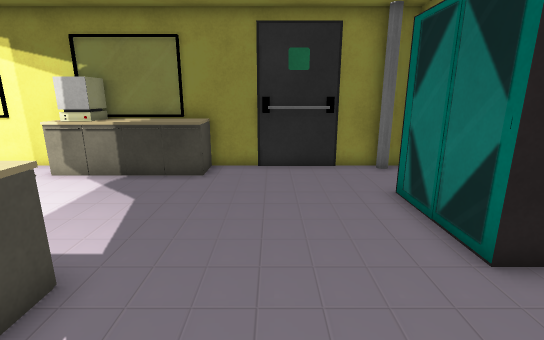
[1] (above)

16 first-person views from a walk through a 3-D level made in the Unity game engine. The camera is 1.4 m above the floor, tilts 14° down and sees 85° across. The floor is counted in squares, 0.5 m on a side. Each view is taken from the middle of a square. On the plan, view 1 faces up. The plan holds only what a view shows up to about 20 squares ahead; the rest is blank. The place goes on beyond the plan. The player is left out. Some surface patterns are stand-ins.

[2]
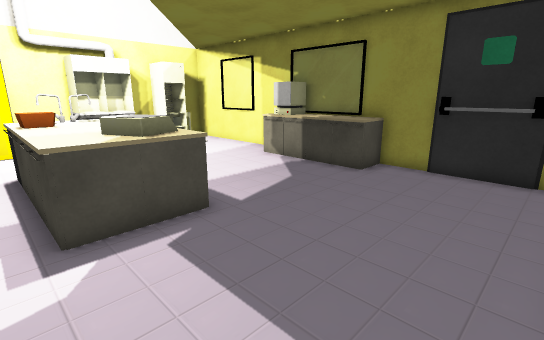

[3]
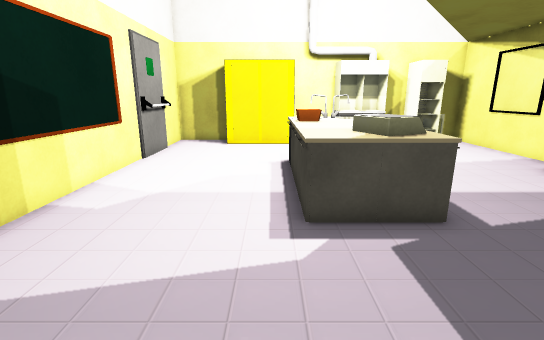

[4]
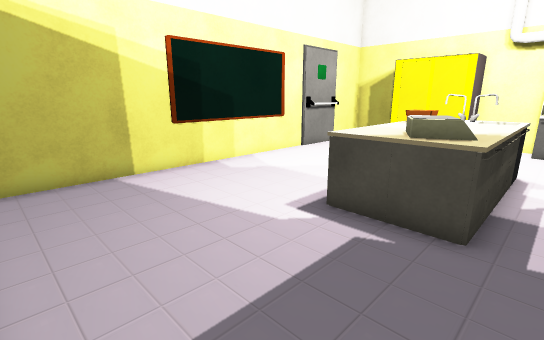

[5]
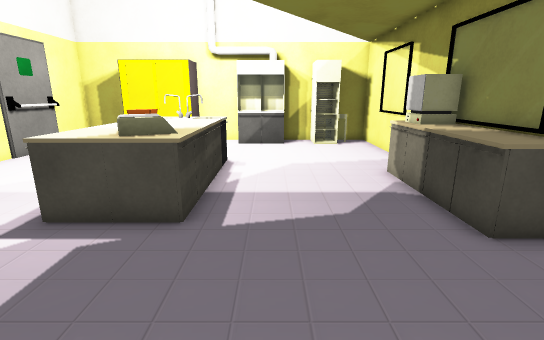

[6]
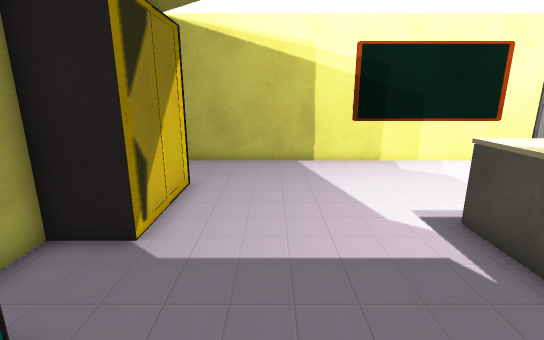

[7]
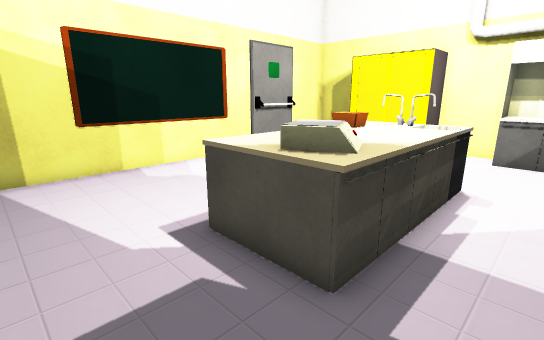

[8]
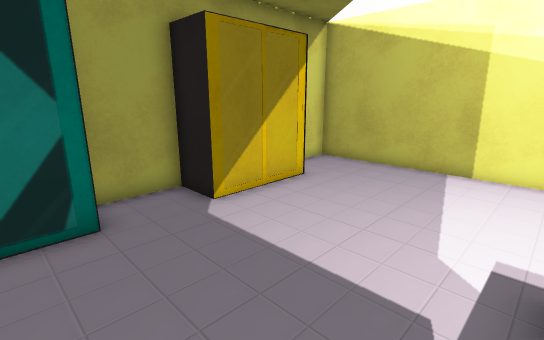

[9]
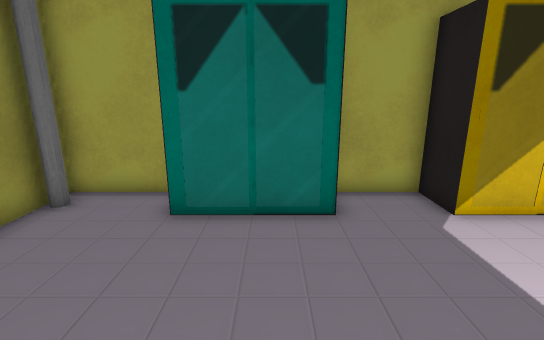

[10]
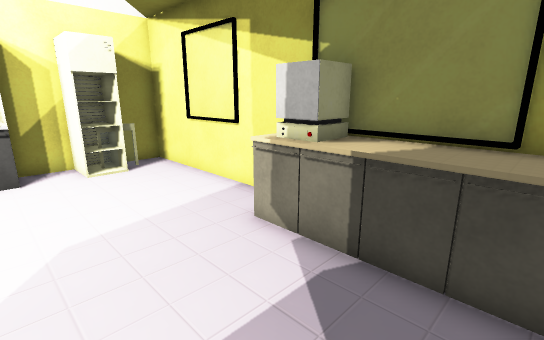

[11]
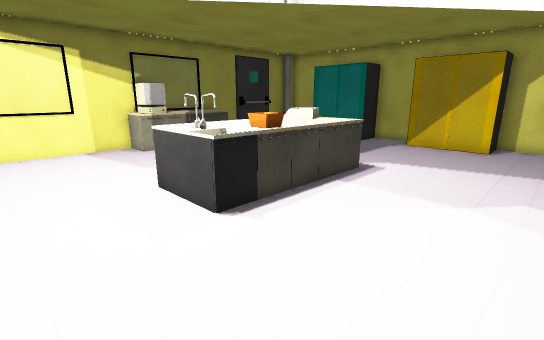

[12]
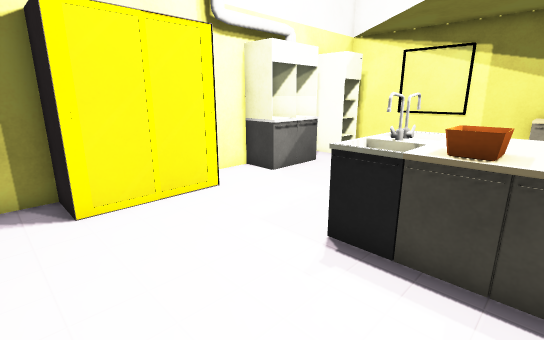

[13]
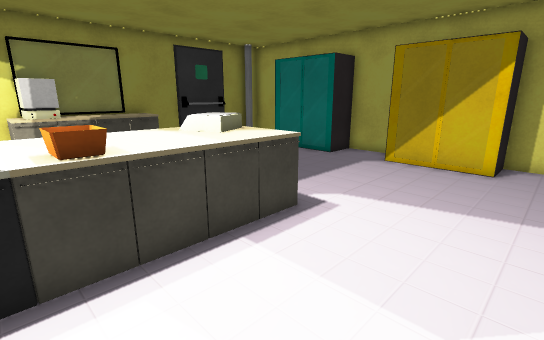

[14]
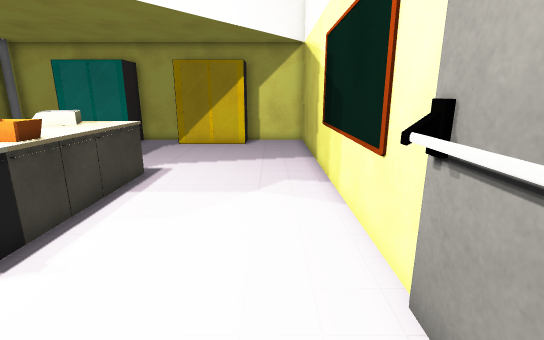

[15]
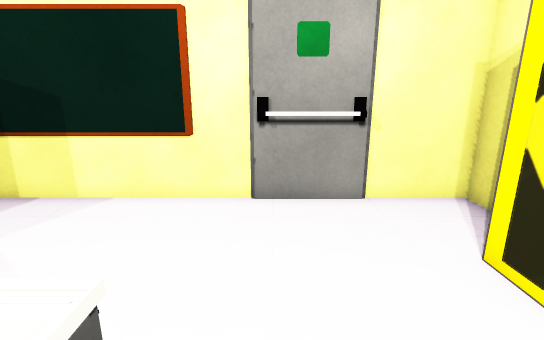

[16]
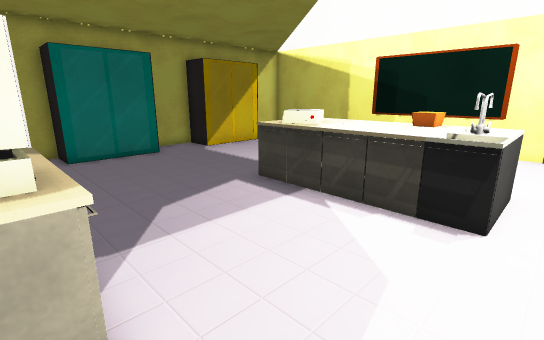

### Floor plan
Points are (right, up) in squares from view 1. A wall is a line through its corners. A room is listed if a view was taken in it or the views show most of it. See-through windows are left out.
Room 1 (views 1, 2, 3, 4, 5, 6, 7, 8, 9, 10, 11, 12, 13, 14, 15, 16)
walls: (-6.6, -6) (5.5, -6) (5.5, -2.4); (-5.4, 12) (-10.6, 12); (-16.5, 4) (-16.5, 1.2); (-11.6, 12) (-16.5, 12) (-16.5, 10.2); (-13.4, -5.5) (-10.7, -5.5); (5.5, 1.5) (5.5, 4.5); (-16.5, -2.6) (-16.5, -6) (-8.4, -6); (-16.5, 8.6) (-16.5, 6.8); (2.4, 11.5) (-0.2, 11.5); (5.5, 8.4) (5.5, 12) (-3.5, 12)
objects: other object (-16, -3) to (-15, 1); other object (-16, 4) to (-15, 7); other object (-16, 9) to (-15, 10); other object (-10, 1) to (-9, 2); other object (-10, 3) to (-9, 4); other object (-8, 1) to (-8, 2); other object (-8, 3) to (-5, 4); other object (-8, 10) to (-2, 11); other object (-8, 11) to (-6, 11); other object (-7, 1) to (-3, 2); other object (-5, 2) to (-4, 4); other object (-3, 3) to (-3, 4); other object (4, -2) to (5, 2); other object (4, 4) to (5, 8)

Positions as (right, up) in squares from view 1, and headings:
1: (0, 0), facing up
2: (3, 0), facing up-left
3: (3, 0), facing left
4: (3, 5), facing down-left
5: (3, 6), facing left
6: (1, 7), facing down
7: (0, 6), facing down-left
8: (-3, 6), facing down-right
9: (-3, 6), facing right
10: (-3, 6), facing up-left
11: (-14, -5), facing up-right
12: (-7, -4), facing up-left
13: (-9, -4), facing up-right
14: (-14, -4), facing right
15: (-11, 2), facing down
16: (-11, 11), facing down-right
